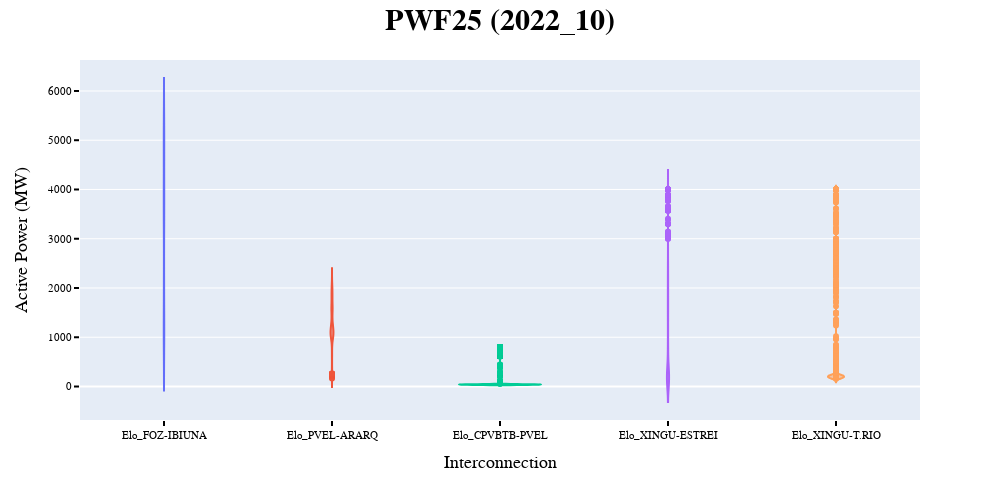

Notebook code cell kept with this figure:
### Code cell
violin_plot(pwf25_hm, "P(MW)", "PWF25", "2022_10")

### Figure 1 — Plotly figure (JSON) as saved in the notebook; plotly's stock layout.template omitted (floating-point values rounded to 4 significant figures; data arrays with more than 128 entries replaced by an {"elided": "..."} marker saying what was removed)
{"data": [{"alignmentgroup": "True", "box": {"visible": false}, "hovertemplate": "Nome Elo=%{x}<br>P(MW)=%{y}<extra></extra>", "legendgroup": "Elo_FOZ-IBIUNA", "marker": {"color": "#636efa"}, "meanline": {"visible": true}, "name": "Elo_FOZ-IBIUNA", "offsetgroup": "Elo_FOZ-IBIUNA", "orientation": "v", "scalegroup": "True", "showlegend": true, "type": "violin", "x": {"elided": "1344 str values"}, "x0": " ", "xaxis": "x", "y": {"elided": "1344 float values"}, "y0": " ", "yaxis": "y"}, {"alignmentgroup": "True", "box": {"visible": false}, "hovertemplate": "Nome Elo=%{x}<br>P(MW)=%{y}<extra></extra>", "legendgroup": "Elo_PVEL-ARARQ", "marker": {"color": "#EF553B"}, "meanline": {"visible": true}, "name": "Elo_PVEL-ARARQ", "offsetgroup": "Elo_PVEL-ARARQ", "orientation": "v", "scalegroup": "True", "showlegend": true, "type": "violin", "x": {"elided": "1344 str values"}, "x0": " ", "xaxis": "x", "y": {"elided": "1344 int values"}, "y0": " ", "yaxis": "y"}, {"alignmentgroup": "True", "box": {"visible": false}, "hovertemplate": "Nome Elo=%{x}<br>P(MW)=%{y}<extra></extra>", "legendgroup": "Elo_CPVBTB-PVEL", "marker": {"color": "#00cc96"}, "meanline": {"visible": true}, "name": "Elo_CPVBTB-PVEL", "offsetgroup": "Elo_CPVBTB-PVEL", "orientation": "v", "scalegroup": "True", "showlegend": true, "type": "violin", "x": {"elided": "1344 str values"}, "x0": " ", "xaxis": "x", "y": {"elided": "1344 int values"}, "y0": " ", "yaxis": "y"}, {"alignmentgroup": "True", "box": {"visible": false}, "hovertemplate": "Nome Elo=%{x}<br>P(MW)=%{y}<extra></extra>", "legendgroup": "Elo_XINGU-ESTREI", "marker": {"color": "#ab63fa"}, "meanline": {"visible": true}, "name": "Elo_XINGU-ESTREI", "offsetgroup": "Elo_XINGU-ESTREI", "orientation": "v", "scalegroup": "True", "showlegend": true, "type": "violin", "x": {"elided": "1344 str values"}, "x0": " ", "xaxis": "x", "y": {"elided": "1344 float values"}, "y0": " ", "yaxis": "y"}, {"alignmentgroup": "True", "box": {"visible": false}, "hovertemplate": "Nome Elo=%{x}<br>P(MW)=%{y}<extra></extra>", "legendgroup": "Elo_XINGU-T.RIO", "marker": {"color": "#FFA15A"}, "meanline": {"visible": true}, "name": "Elo_XINGU-T.RIO", "offsetgroup": "Elo_XINGU-T.RIO", "orientation": "v", "scalegroup": "True", "showlegend": true, "type": "violin", "x": {"elided": "1344 str values"}, "x0": " ", "xaxis": "x", "y": {"elided": "1344 float values"}, "y0": " ", "yaxis": "y"}], "layout": {"autosize": false, "font": {"color": "black", "family": "Courier"}, "height": 500, "legend": {"title": {"text": "Nome Elo"}, "tracegroupgap": 0}, "margin": {"t": 60}, "showlegend": false, "title": {"font": {"size": 30}, "text": "<b>PWF25 (2022_10)</b>", "x": 0.5, "yref": "paper"}, "violinmode": "overlay", "width": 1000, "xaxis": {"anchor": "y", "categoryarray": ["Elo_FOZ-IBIUNA", "Elo_PVEL-ARARQ", "Elo_CPVBTB-PVEL", "Elo_XINGU-ESTREI", "Elo_XINGU-T.RIO"], "categoryorder": "array", "domain": [0, 1], "tickcolor": "black", "tickfont": {"family": "Arial Black", "size": 11}, "ticklen": 5, "ticks": "outside", "tickwidth": 2, "title": {"font": {"size": 18}, "text": "Interconnection"}}, "yaxis": {"anchor": "x", "domain": [0, 1], "tickcolor": "black", "tickfont": {"family": "Arial Black", "size": 11}, "ticklen": 5, "ticks": "outside", "tickwidth": 2, "title": {"font": {"size": 18}, "text": "Active Power (MW)"}}}}
